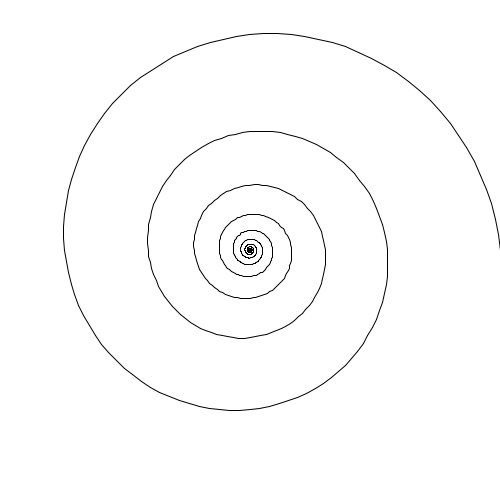
Frame 1 (no input)
Frame 60 (the mouse pressed at the canvas centre just before this capture): identical to frame 1, image omitted
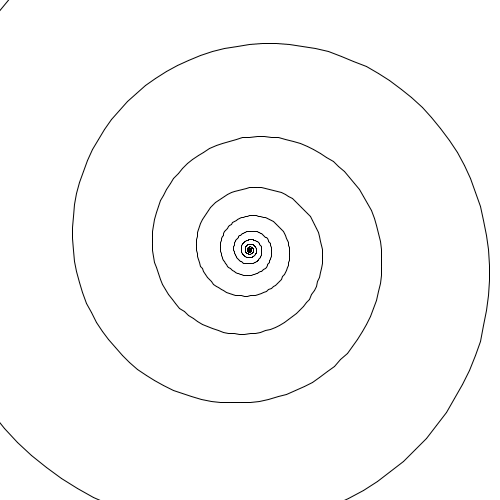
Frame 120 (the mouse held since frame 60 and released just before this capture)

The Processing sketch that drew these frames (run headless with seeded random() and noise(); from frame 60 on, the mouse is pressed at the canvas centre):

// Processing sketch: LogSpiralZoom
// ── LogSpiralZoom.pde
float STEP = 2 * PI * 0.01;

void setup() {
  size(500, 500);
  colorMode(HSB, 1);
}

void draw() {
  background(1, 0, 1);
  drawLogSpiral();
}

void drawLogSpiral() {
  float theta = 0;
  float scalar = pow(10, (float) mouseX / width) * height / 2;
  
  translate(width / 2, height / 2);
  for (int i = 0; i < 2000; i++) {
    line(scalar * rad(theta) * cos(theta),
      scalar * rad(theta) * sin(theta),
      scalar * rad(theta + STEP) * cos(theta + STEP),
      scalar * rad(theta + STEP) * sin(theta + STEP));
    theta -= STEP;
  }
}

float rad(float t) {
  float r = pow(1.1, t);
  return(r);
}
